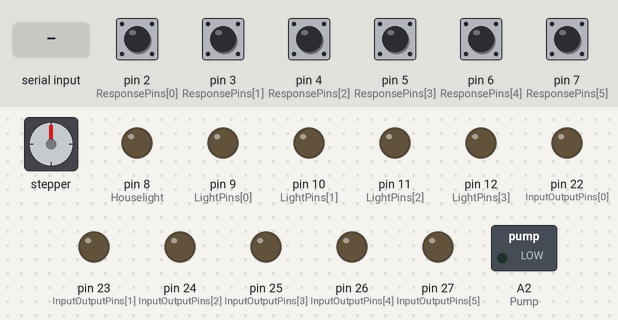
A sketch run on a simulated Arduino Mega 2560, built with avr-gcc and run on an emulated ATmega2560. Shown: stepper motor, switched loads named in the sketch (green lamp = pin HIGH), output pins drawn as LEDs (lit = HIGH). Wiring (inferred from the names in the program): stepper motor driver (200 steps per turn assumed): step A0; direction A1. The inputs (shaded band) are chosen by the test bench; at power-on: pin 2 (ResponsePins[0]), pin 3 (ResponsePins[1]), pin 4 (ResponsePins[2]), pin 5 (ResponsePins[3]), pin 6 (ResponsePins[4]), pin 7 (ResponsePins[5]) HIGH. What the sketch prints to the serial monitor is not drawn.

Above: at 1.2 s.
1.3 s: "H" received over Serial
At 2.5 s:
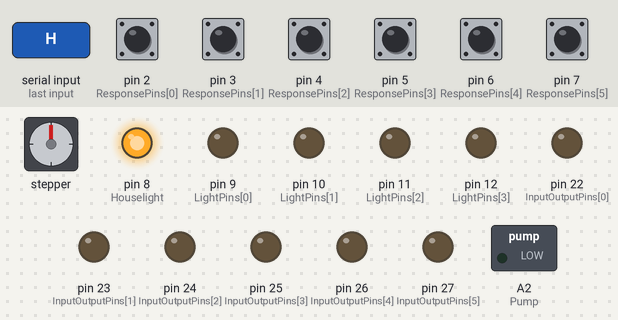
2.8 s: byte 70 ('F') received over Serial
At 3.8 s:
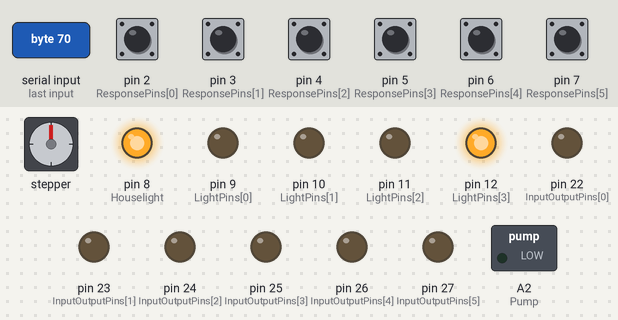
4.3 s: byte 76 ('L') received over Serial
At 5.0 s:
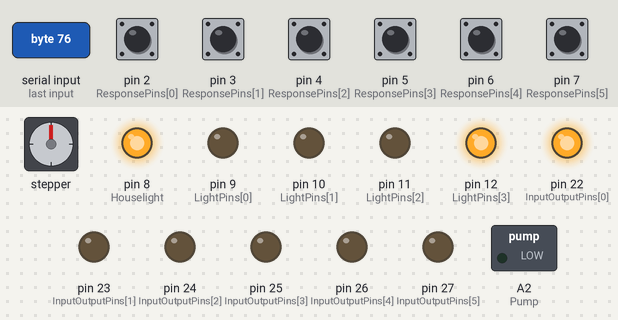
5.8 s: byte 102 ('f') received over Serial
At 6.2 s:
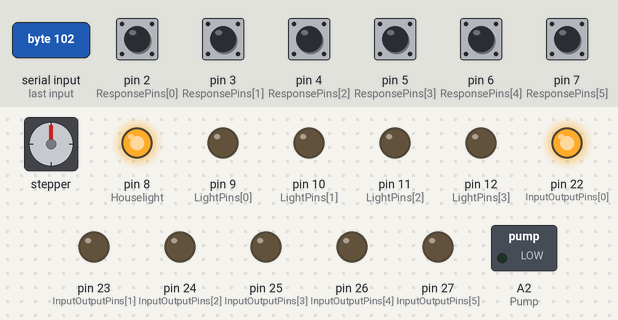
7.3 s: byte 77 ('M') received over Serial
At 8.5 s:
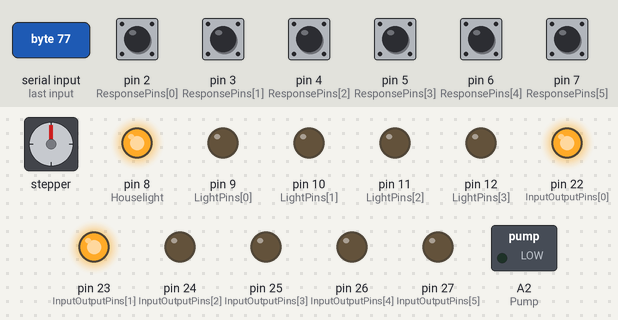
8.8 s: byte 108 ('l') received over Serial
At 9.7 s:
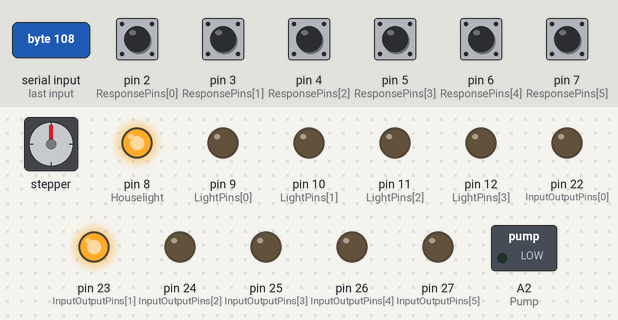
Timing chart, 0 to 11.3 s (numbered marks = the images above; inputs shaded):
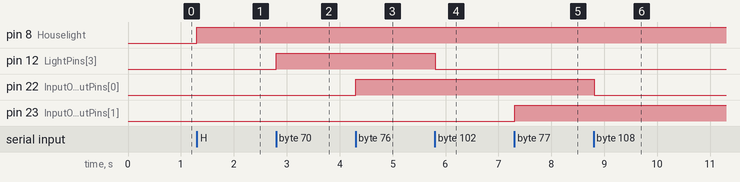

Measured:
- after the input at 1.3 s, pin 8 (Houselight): LOW → HIGH at once
- after the input at 2.8 s, pin 12 (LightPins[3]): LOW → HIGH at once
- after the input at 4.3 s, pin 22 (InputOutputPins[0]): LOW → HIGH at once
- after the input at 5.8 s, pin 12 (LightPins[3]): HIGH → LOW at once
- after the input at 7.3 s, pin 23 (InputOutputPins[1]): LOW → HIGH at once
- after the input at 8.8 s, pin 22 (InputOutputPins[0]): HIGH → LOW at once

The sketch:

newProgram2026_6inputs_4lights.ino
```cpp
const byte INPUT_COUNT = 6;
const byte LIGHT_COUNT = 4;

const byte ResponsePins[INPUT_COUNT] = {2, 3, 4, 5, 6, 7};

// Change these pins if your input actuators use a different wiring layout.
const byte InputOutputPins[INPUT_COUNT] = {22, 23, 24, 25, 26, 27};

const byte Houselight = 8;
const byte LightPins[LIGHT_COUNT] = {9, 10, 11, 12};
const byte Sonalert = A3;
const byte Pump = A2;
const byte Step_Right = A0;
const byte Dir_Right = A1;

int StepCount = 0;

void setInputOutput(byte index, bool turnOn) {
  if (index >= INPUT_COUNT) return;
  digitalWrite(InputOutputPins[index], turnOn ? HIGH : LOW);
}

void setLight(byte index, bool turnOn) {
  if (index >= LIGHT_COUNT) return;
  digitalWrite(LightPins[index], turnOn ? HIGH : LOW);
}

void pulseFeeder() {
  for (StepCount = 0; StepCount < 80; StepCount++) {
    digitalWrite(Step_Right, HIGH);
    delay(5);
    digitalWrite(Step_Right, LOW);
    delay(5);
  }
}

void pulsePump() {
  digitalWrite(Pump, HIGH);
  delay(50);
  digitalWrite(Pump, LOW);
}

void allOff() {
  digitalWrite(Houselight, LOW);
  noTone(Sonalert);
  digitalWrite(Pump, LOW);

  for (byte i = 0; i < LIGHT_COUNT; i++) {
    setLight(i, false);
  }

  for (byte i = 0; i < INPUT_COUNT; i++) {
    setInputOutput(i, false);
  }
}

void setup() {
  Serial.begin(9600);

  for (byte i = 0; i < INPUT_COUNT; i++) {
    pinMode(ResponsePins[i], INPUT_PULLUP);
    pinMode(InputOutputPins[i], OUTPUT);
    setInputOutput(i, false);
  }

  pinMode(Houselight, OUTPUT);
  pinMode(Sonalert, OUTPUT);
  pinMode(Pump, OUTPUT);
  pinMode(Step_Right, OUTPUT);
  pinMode(Dir_Right, OUTPUT);

  for (byte i = 0; i < LIGHT_COUNT; i++) {
    pinMode(LightPins[i], OUTPUT);
    setLight(i, false);
  }

  allOff();
}

void loop() {
  if (Serial.available() > 0) {
    char event = Serial.read();

    switch (event) {
      case 'H': digitalWrite(Houselight, HIGH); break;
      case 'h': digitalWrite(Houselight, LOW); break;

      case 'T': tone(Sonalert, 1500); break;
      case 't': noTone(Sonalert); break;
      case 'Z': tone(Sonalert, 1500, 250); break;

      case 'A': setLight(0, true); break;
      case 'a': setLight(0, false); break;
      case 'B': setLight(1, true); break;
      case 'b': setLight(1, false); break;
      case 'E': setLight(2, true); break;
      case 'e': setLight(2, false); break;
      case 'F': setLight(3, true); break;
      case 'f': setLight(3, false); break;

      case 'L': setInputOutput(0, true); break;
      case 'l': setInputOutput(0, false); break;
      case 'M': setInputOutput(1, true); break;
      case 'm': setInputOutput(1, false); break;
      case 'C': setInputOutput(2, true); break;
      case 'c': setInputOutput(2, false); break;
      case 'D': setInputOutput(3, true); break;
      case 'd': setInputOutput(3, false); break;
      case 'N': setInputOutput(4, true); break;
      case 'n': setInputOutput(4, false); break;
      case 'O': setInputOutput(5, true); break;
      case 'o': setInputOutput(5, false); break;

      case 'R': pulseFeeder(); break;
      case 'W': pulsePump(); break;
      case 'P': digitalWrite(Pump, HIGH); break;
      case 'p': digitalWrite(Pump, LOW); break;
      case 'X': allOff(); break;
    }
  }

  for (byte i = 0; i < INPUT_COUNT; i++) {
    Serial.print(digitalRead(ResponsePins[i]));
    if (i < INPUT_COUNT - 1) Serial.print(",");
  }
  Serial.println();

  delay(4);
}
```
